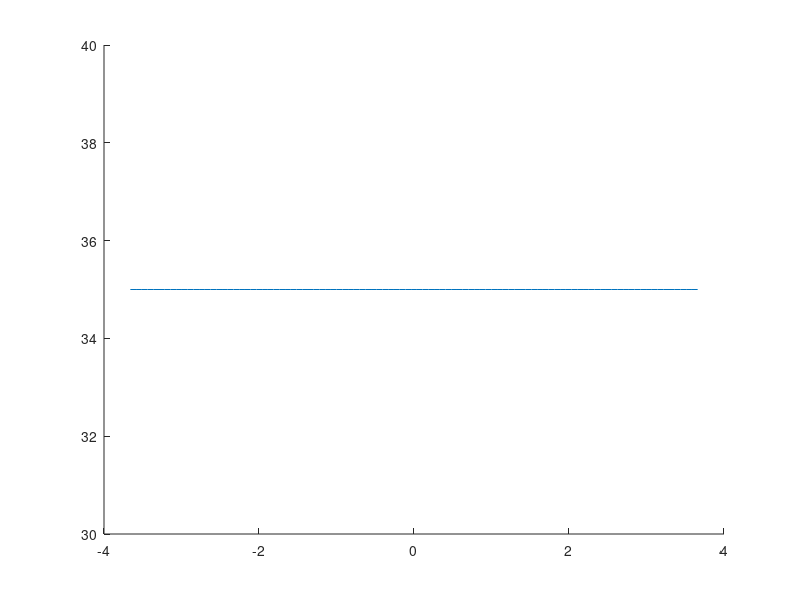

Recreate this plot in MATLAB. (Note: this script raises an error after producing the figure.)
% AERO 310
% Ethan Vieira
% Term Paper
function BallMotion
clear; clc; close all

dist = linspace(35,35); % Ball distance from goal in meters
a = 2.44;% goal height 
a1 = linspace(a,a); 
a2 = linspace(0,a);
d = 7.32; %goal length
d1 = linspace(-d/2,d/2); % half of goal length
d2 = linspace(d/2,d/2);


%Initial Conditions

x0 = 1; % m
dx0 = 18;
y0 = 0; % m
dy0 = 35;
z0 = 0; % m
dz0 = 8;

tstart = 0;
tend = 1.75;
n = 1000;
tspan = linspace(tstart,tend,n);

xinit = [x0; dx0; y0; dy0; z0; dz0];

[t,x] = ode45(@integratingfunction,tspan,xinit)

x1 = x(:,1);
xdot = x(:,2);
y = x(:,3);
ydot = x(:,4);
z = x(:,5);
zdot = x(:,6);

hold on
plot3(d1,dist,a1)
plot3(d2,dist,a2)
plot3(-d2,dist,a2)

curve = animatedline('Color', 'b');
for i = 1:length(tspan)
    addpoints(curve,x(i,1),x(i,3),x(i,5));
    drawnow
end

% plot3(x1,y,z)
xlabel('ex');
ylabel('ey');
zlabel('ez');

figure 
hold on
plot(t,x1)
plot(t,y)
plot(t,z)
legend('x', 'y', 'z')
end


function dxdt = integratingfunction(t,x)

rho = 1.225; % Air density Kg/m^3
Cd = .5; % Drag Coeff
R = .11; % m
w0 = 3.25; % rev/s
m = .425; % kg
theta = .1; % rad
g = 9.81; % m/s^2

x1=x(1);
xdot=x(2);
y=x(3);
ydot=x(4);
z=x(5);
zdot=x(6);

dxdt = zeros(size(x));
dxdt(1) = xdot;
dxdt(2) =(-16/3*pi^2*R^3*rho*w0*ydot*cos(theta)-.5*rho*sqrt(xdot^2+ydot^2+zdot^2)*pi*R^2*Cd*xdot)/m;
dxdt(3) = ydot;
dxdt(4) = (16/3*pi^2*R^3*rho*w0*(xdot*cos(theta)-zdot*sin(theta))-.5*rho*sqrt(xdot^2+ydot^2+zdot^2)*pi*R^2*Cd*ydot)/m;
dxdt(5) = zdot;
dxdt(6) = (16/3*pi^2*R^3*rho*w0*ydot*sin(theta)-.5*rho*sqrt(xdot^2+ydot^2+zdot^2)*pi*R^2*Cd*zdot-m*g)/m;

end
